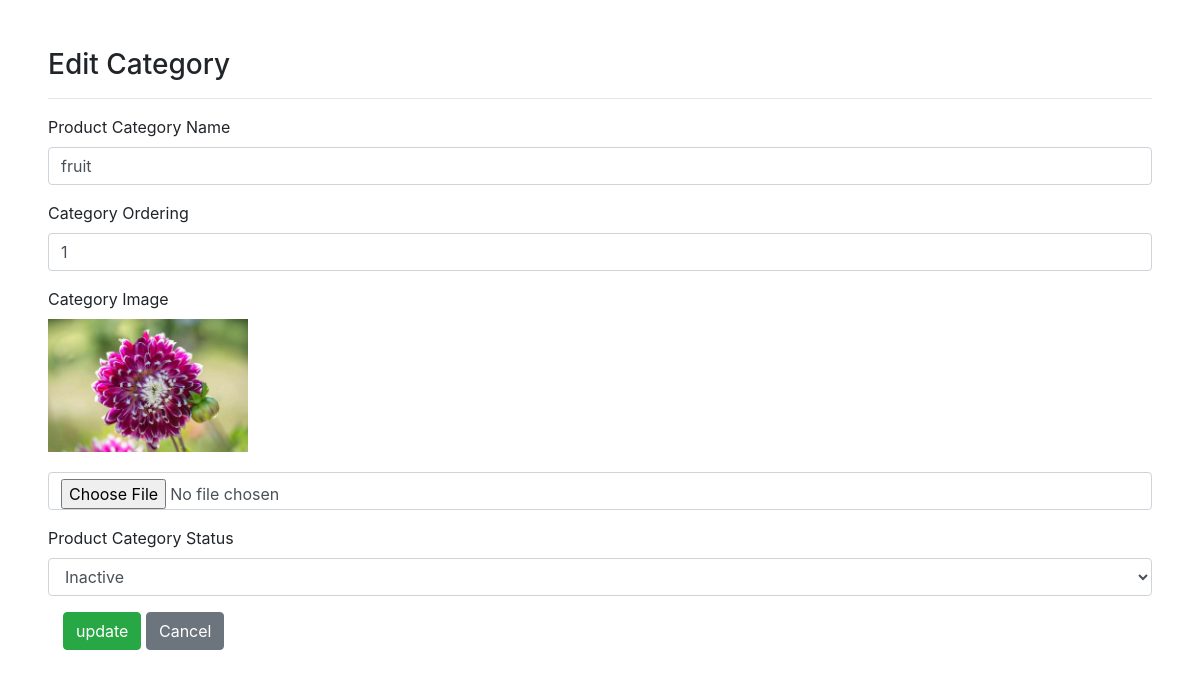
Page /category-edit.php?type=edit&id=376 (signed in) on the committed database.
### tables this page shows
CREATE TABLE `category` (
  `id` int(11) NOT NULL,
  `image` varchar(255) NOT NULL,
  `name` varchar(200) NOT NULL,
  `ordering` int(11) NOT NULL,
  `status` enum('active','inactive') NOT NULL,
  `created_at` timestamp NOT NULL DEFAULT current_timestamp(),
  `updated_at` timestamp NOT NULL DEFAULT current_timestamp() ON UPDATE current_timestamp()
);

### config/database.php (called while the page is built, shortened)
<?php
class Database
{
    public $con = "";
    public function __construct()
    {
        $this->con = new mysqli("localhost", "root", "", "management");
    }
    public function select($columns, $table, $where = NULL) {
        $data = [];
        $query = 'SELECT ' . $columns . ' FROM ' . $table  .  $where;
        $result = $this->con->query($query);
        if ($result) {
            while ($row = $result->fetch_assoc()) {
                $data[] = $row;
            }
        } else {
            echo "Error: " . $this->con->error;
            return false;
        }
        return $data;
    }
}

### config/index.php (called while the page is built, shortened)
<?php
require_once("config/database.php");
$db=new Database();
?>

### category-edit.php (the view, shortened to what this page needs)
<?php
require_once('config/index.php');
?>
<?php
if (isset($_GET['type']) && $_GET['type'] == 'edit') {
if (isset($_GET['id'])) {
    $categoryID = $_GET['id'];
    $categoryID = filter_var($categoryID, FILTER_VALIDATE_INT);
    $tbl = 'category';
    $columns = '*';
    $condition = " WHERE id = $categoryID";
    $result = $db->select($columns, $tbl, $condition);
    if (!empty($result)) {
        foreach ($result as $category) {
            $editCategoryName = $category['name'];
            $editCategoryOrdering = $category['ordering'];
            $editCategoryImage = $category['image'];
            $editCategoryStatus = $category['status'];
        }
    } else {
        echo "No data found for the specified ID.";
    }
} else {
    echo "Invalid category ID.";
}
}
?>
<!DOCTYPE html>
<html lang="en">
<head>
    <?php
    include_once('link.php');
    ?>
</head>
<body>
    <div class=" p-5">
        <h3>Edit Category</h3>
        <hr>
        <form method="post" enctype="multipart/form-data">
            <div class="form-group">
                <label for="exampleFormControlInput1">Product Category Name</label>
                <input type="text" name="editCategoryName" class="form-control" id="exampleFormControlInput1" placeholder="" value="<?php echo htmlspecialchars($editCategoryName); ?>" required>
            </div>
            <div class="form-group">
                <label for="exampleFormControlInput1">Category Ordering</label>
                <input type="text" name="editCategoryOrdering" class="form-control" id="exampleFormControlInput1" value="<?php echo htmlspecialchars($editCategoryOrdering); ?>" placeholder="" required>
            </div>
            <div class="form-group">
                <label for="exampleFormControlInput1">Category Image</label><br>
                <img src="<?php echo htmlspecialchars($editCategoryImage); ?>" alt="Current Image" style="max-width: 200px;">
                <div class="file-container">
                    <input type="file" class="form-control" name="newImage" accept="image/*" accept=".jpg, .jpeg, .png" onchange="preview_image(event);">
                </div>
            </div>
            <div class="form-group">
                <label for="exampleFormControlSelect1">Product Category Status</label><br>
                <select name="editCategoryStatus" class="form-control">
                    <option value="inactive" <?php echo ($editCategoryStatus == 'inactive') ? 'selected' : ''; ?>>Inactive</option>
                </select>
            </div>
            <div class="form-group">
                <div class="col-sm-offset-3 col-sm-9">
                    <input type="submit" name="update" value="update" class="btn btn-success">
                    <button type="button" class="btn btn-secondary" onclick="window.location.href='category-list.php';">Cancel</button>
                </div>
            </div>
        </form>
    </div>
</body>
</html>

### category-edit.php (style rules this page uses)
.file-container { display: flex; padding-top: 10px; flex-direction: column; }
.file-container input { margin-top: 10px; }

### rows in the picture
category: editCategoryName "fruit", editCategoryOrdering "1", image (picture), editCategoryStatus "Inactive"
